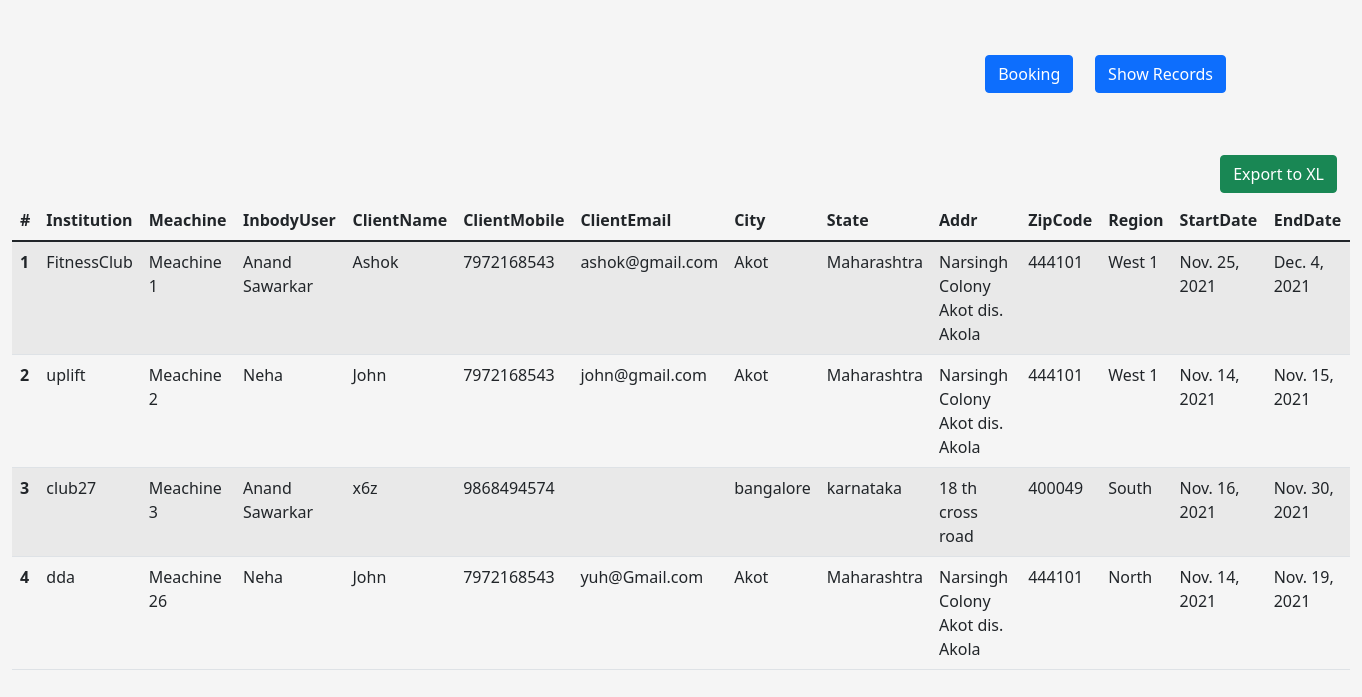
The app's page /show-record, older data.
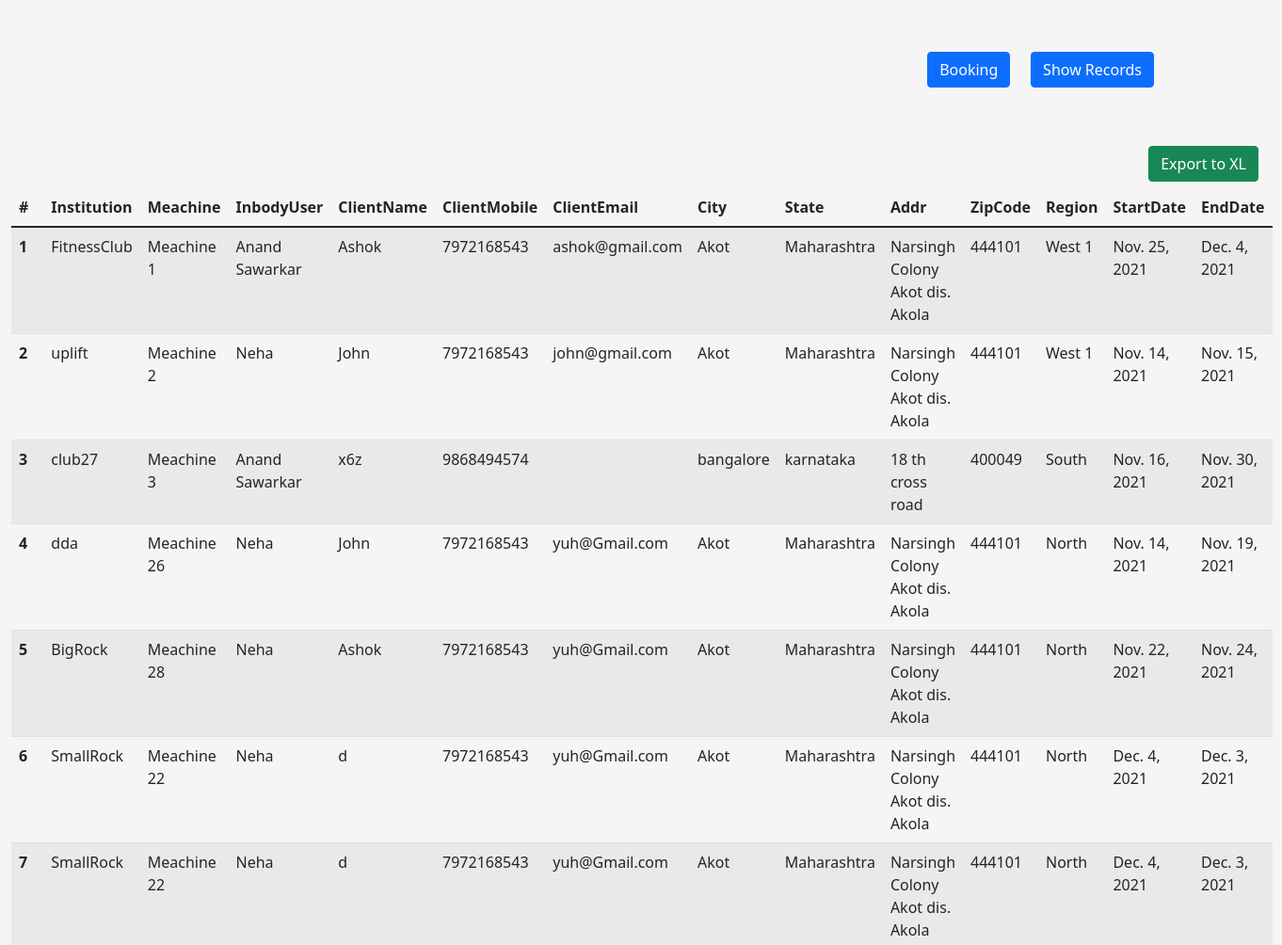
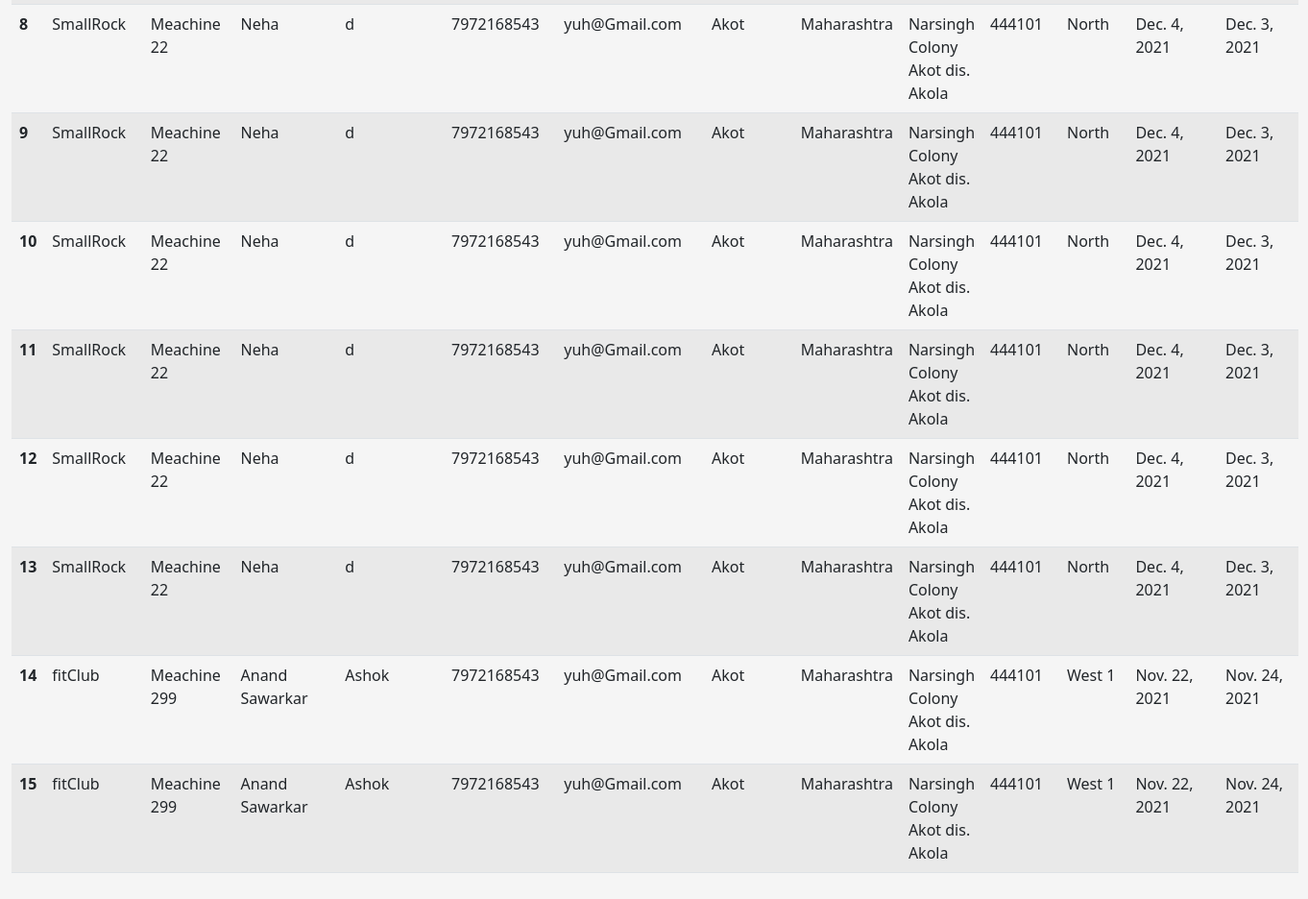
The same page, newer data (2 pictures, top to bottom).
### InbodyBook/models.py (models this page shows, shortened)
class Institution(models.Model):
    institution_name=models.CharField(max_length=100)
    client_name = models.CharField(max_length=100)
    client_mobile = models.BigIntegerField()
    client_email = models.EmailField(max_length=254, blank=True, null=True)
    city =  models.CharField(max_length=20)
    state = models.CharField(max_length=30)
    addr1 = models.CharField(max_length=100)
    addr2 = models.CharField(max_length=100, null=True, blank=True)
    zip_code = models.IntegerField()
    start_date = models.DateField()
    end_date = models.DateField()
    demo_meachine = models.CharField(max_length=50)
    inbodyUser = models.ForeignKey(InbodyUser, on_delete=models.CASCADE)
    meachine_name = models.ForeignKey(Machine,on_delete=models.CASCADE)

class Machine(models.Model):
    meachine_name = models.CharField(max_length=20)
    booked = models.BooleanField(default=False)
    region = models.ForeignKey(IndiaRegions, on_delete=models.CASCADE)

class InbodyUser(models.Model):
    name = models.CharField(max_length=30)
    email = models.EmailField(max_length=254)
    mobile = models.BigIntegerField()

class IndiaRegions(models.Model):
    region = models.CharField(max_length=20)
    def __str__(self):
        return self.region

### InbodyBook/views.py (the view)
# urls.py: path("show-record", views.show_record, name='show_record'),
def show_record(request):
    records = Institution.objects.all()
    return render(request,'record.html',{'records':records})

### templates/record.html
{% extends 'index.html' %}
    {% block recordTable %}
        <div class="container-fluid">
            <div class="btn">
                <div id="xl"><a href="xl" class="btn btn-success">Export to XL</a></div>
            </div>
            <table class="table table-striped table-hover">
                <thead>
                <tr>
                    <th scope="col">#</th>
                    <th scope="col">Institution  </th>
                    <th scope="col">Meachine</th>
                    <th scope="col">InbodyUser </th>
                    <th scope="col">ClientName </th>
                    <th scope="col">ClientMobile </th>
                    <th scope="col">ClientEmail </th>
                    <th scope="col">City </th>
                    <th scope="col">State </th>
                    <th scope="col">Addr </th>
                    <th scope="col">ZipCode </th>
                    <th scope="col">Region </th>
                    <th scope="col">StartDate </th>
                    <th scope="col">EndDate </th>
                </tr>
                </thead>
                <tbody>
                {% for data in records %}
                    <tr>
                        <th scope="row">{{data.id}}</th>
                        <td>{{data.institution_name}}</td>
                        <td>{{data.meachine_name.meachine_name}}</td>
                        <td>{{data.inbodyUser.name}}</td>
                        <td>{{data.client_name}}</td>
                        <td>{{data.client_mobile}}</td>
                        <td>{{data.client_email }}</td>
                        <td>{{data.city }}</td>
                        <td>{{data.state }}</td>
                        <td>{{data.addr1 }} {{data.addr2}}</td>
                        <td>{{data.zip_code}}</td>
                        <td>{{data.meachine_name.region}}</td>
                        <td>{{data.start_date }}</td>
                        <td>{{data.end_date }}</td>
                    </tr>
                {% endfor %}
                </tbody>
            </table>
        </div>
    {% endblock %}

### templates/index.html (shortened to what this page needs)
<!doctype html>
<html lang="en">
  <head>
    <link href="https://cdn.jsdelivr.net/npm/bootstrap@5.1.3/dist/css/bootstrap.min.css" rel="stylesheet">
  </head>
  <body>
    <br><br>
    <div class="container">
      <div class="btn">
        <div><a href="/" class="btn btn-primary ">Booking</a></div>
        <div><a href="show-record" class="btn btn-primary ">Show Records</a></div>
      </div>
    </div>
<br><br>
  {% block recordTable %}
  {% endblock %}
<br><br>
  </body>
</html>

### templates/index.html (style rules this page uses)
body { background-color: whitesmoke; }
.btn { display: flex; justify-content: flex-end; }
.btn > div { margin-left: 2%; }

Row changes from the older to the newer data that the page shows:
added Institution: id "5", institution_name "BigRock", meachine_name.meachine_name "Meachine 28", inbodyUser.name "Neha", client_name "Ashok", client_mobile "7972168543", client_email "yuh@Gmail.com", city "Akot", state "Maharashtra", addr1 "Narsingh Colony Akot", addr2 "dis. Akola", zip_code "444101", meachine_name.region "North", start_date "Nov. 22, 2021", end_date "Nov. 24, 2021"
added Institution: id "6", institution_name "SmallRock", meachine_name.meachine_name "Meachine 22", inbodyUser.name "Neha", client_name "d", client_mobile "7972168543", client_email "yuh@Gmail.com", city "Akot", state "Maharashtra", addr1 "Narsingh Colony Akot", addr2 "dis. Akola", zip_code "444101", meachine_name.region "North", start_date "Dec. 4, 2021", end_date "Dec. 3, 2021"
added Institution: id "7", institution_name "SmallRock", meachine_name.meachine_name "Meachine 22", inbodyUser.name "Neha", client_name "d", client_mobile "7972168543", client_email "yuh@Gmail.com", city "Akot", state "Maharashtra", addr1 "Narsingh Colony Akot", addr2 "dis. Akola", zip_code "444101", meachine_name.region "North", start_date "Dec. 4, 2021", end_date "Dec. 3, 2021"
added Institution: id "8", institution_name "SmallRock", meachine_name.meachine_name "Meachine 22", inbodyUser.name "Neha", client_name "d", client_mobile "7972168543", client_email "yuh@Gmail.com", city "Akot", state "Maharashtra", addr1 "Narsingh Colony Akot", addr2 "dis. Akola", zip_code "444101", meachine_name.region "North", start_date "Dec. 4, 2021", end_date "Dec. 3, 2021"
added Institution: id "9", institution_name "SmallRock", meachine_name.meachine_name "Meachine 22", inbodyUser.name "Neha", client_name "d", client_mobile "7972168543", client_email "yuh@Gmail.com", city "Akot", state "Maharashtra", addr1 "Narsingh Colony Akot", addr2 "dis. Akola", zip_code "444101", meachine_name.region "North", start_date "Dec. 4, 2021", end_date "Dec. 3, 2021"
added Institution: id "10", institution_name "SmallRock", meachine_name.meachine_name "Meachine 22", inbodyUser.name "Neha", client_name "d", client_mobile "7972168543", client_email "yuh@Gmail.com", city "Akot", state "Maharashtra", addr1 "Narsingh Colony Akot", addr2 "dis. Akola", zip_code "444101", meachine_name.region "North", start_date "Dec. 4, 2021", end_date "Dec. 3, 2021"
added Institution: id "11", institution_name "SmallRock", meachine_name.meachine_name "Meachine 22", inbodyUser.name "Neha", client_name "d", client_mobile "7972168543", client_email "yuh@Gmail.com", city "Akot", state "Maharashtra", addr1 "Narsingh Colony Akot", addr2 "dis. Akola", zip_code "444101", meachine_name.region "North", start_date "Dec. 4, 2021", end_date "Dec. 3, 2021"
added Institution: id "12", institution_name "SmallRock", meachine_name.meachine_name "Meachine 22", inbodyUser.name "Neha", client_name "d", client_mobile "7972168543", client_email "yuh@Gmail.com", city "Akot", state "Maharashtra", addr1 "Narsingh Colony Akot", addr2 "dis. Akola", zip_code "444101", meachine_name.region "North", start_date "Dec. 4, 2021", end_date "Dec. 3, 2021"
added Institution: id "13", institution_name "SmallRock", meachine_name.meachine_name "Meachine 22", inbodyUser.name "Neha", client_name "d", client_mobile "7972168543", client_email "yuh@Gmail.com", city "Akot", state "Maharashtra", addr1 "Narsingh Colony Akot", addr2 "dis. Akola", zip_code "444101", meachine_name.region "North", start_date "Dec. 4, 2021", end_date "Dec. 3, 2021"
added Institution: id "14", institution_name "fitClub", meachine_name.meachine_name "Meachine 299", inbodyUser.name "Anand Sawarkar", client_name "Ashok", client_mobile "7972168543", client_email "yuh@Gmail.com", city "Akot", state "Maharashtra", addr1 "Narsingh Colony Akot", addr2 "dis. Akola", zip_code "444101", meachine_name.region "West 1", start_date "Nov. 22, 2021", end_date "Nov. 24, 2021"
added Institution: id "15", institution_name "fitClub", meachine_name.meachine_name "Meachine 299", inbodyUser.name "Anand Sawarkar", client_name "Ashok", client_mobile "7972168543", client_email "yuh@Gmail.com", city "Akot", state "Maharashtra", addr1 "Narsingh Colony Akot", addr2 "dis. Akola", zip_code "444101", meachine_name.region "West 1", start_date "Nov. 22, 2021", end_date "Nov. 24, 2021"
